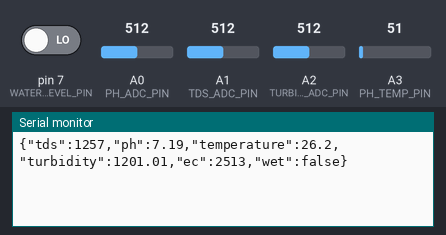
Recording of a sketch running on a simulated Arduino Pro Mini, built with avr-gcc and run on an emulated ATmega328P. Parts: the last lines printed to the serial monitor. The inputs (shaded band) are chosen by the test bench; at power-on: pin 7 (WATER_LEVEL_PIN) LOW, A1 (TDS_ADC_PIN) = 512, A2 (TURBIDITY_ADC_PIN) = 512, A0 (PH_ADC_PIN) = 512, A3 (PH_TEMP_PIN) = 51. Random numbers use the default seed unless the sketch sets one.

Above: at 1.5 s.
1.6 s: pin 7 (WATER_LEVEL_PIN) driven HIGH
At 2.2 s:
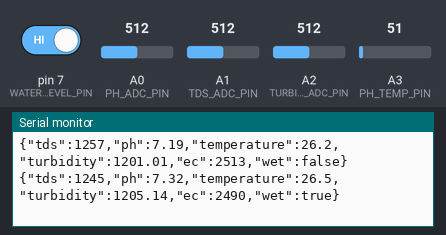
3.8 s: A1 (TDS_ADC_PIN) set to 716
At 4.3 s:
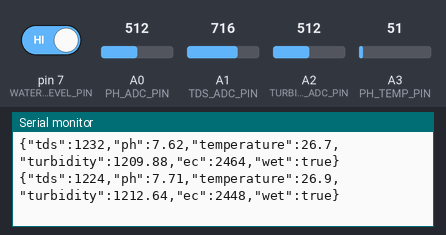
5.3 s: A2 (TURBIDITY_ADC_PIN) set to 716
At 5.3 s:
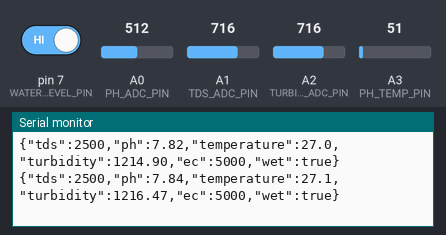
6.8 s: A1 (TDS_ADC_PIN) set to 992
At 7.8 s:
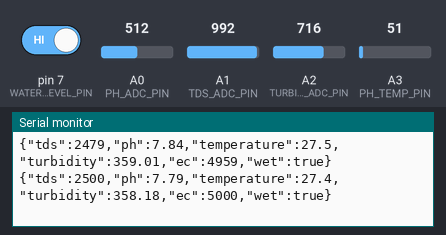
8.3 s: A2 (TURBIDITY_ADC_PIN) set to 992
At 9.2 s:
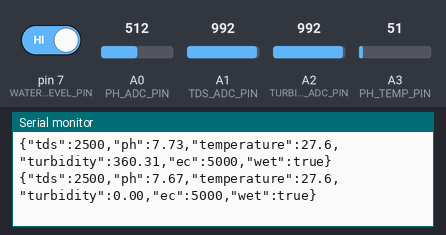
9.8 s: pin 7 (WATER_LEVEL_PIN) driven LOW
At 10.6 s:
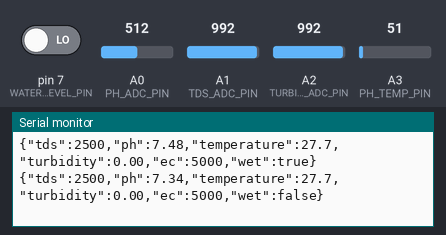
Timing chart, 0 to 12.3 s (numbered marks = the images above; inputs shaded):
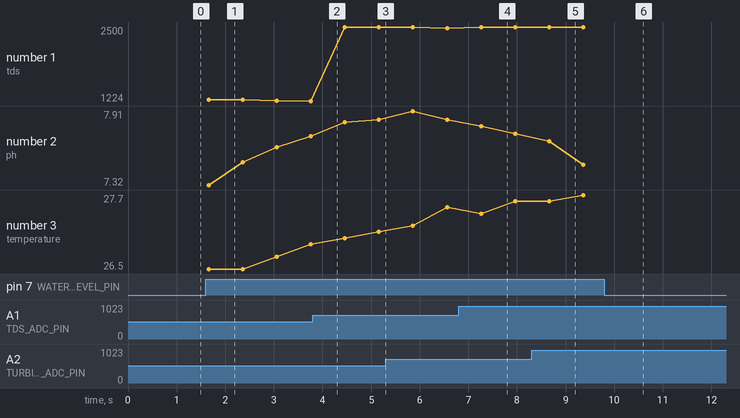

Measured:
- after the input at 1.6 s, the serial monitor: prints a new line after 0.06 s (image 1)
- after the input at 6.8 s, the serial monitor: prints a new line after 0.46 s (image 4)
- after the input at 8.3 s, the serial monitor: prints a new line after 0.36 s (image 5)
- after the input at 9.8 s, the serial monitor: prints a new line after 0.26 s (image 6)
- plotted number 1: 1224 → 2500 after the input at 3.8 s

The sketch:

cup_promini.ino
```cpp
/*
 * SDG6 AquaCheck · 水杯端 传感采集固件 (Arduino Pro Mini)
 * ────────────────────────────────────────────────────────────
 * 背景：ESP32 的模拟输入口损坏，改由 Arduino Pro Mini 负责模拟采集。
 * 分工：
 *   Pro Mini  ->  读取 3 路模拟水质传感器 + 水位检测，计算指标，
 *                 通过 UART(TX/RX) 将 JSON 文本发送给 ESP32。
 *   ESP32     ->  从 UART 接收 JSON，原样通过 BLE Notify 上传。
 *
 * 数据格式（与原固件完全一致）：
 *   {"tds":320,"ph":7.20,"temperature":25.0,"turbidity":1.30,"ec":640,"wet":true}
 *   每帧以 '\n' 结尾，便于 ESP32 按行解析。
 *
 * 接线（Pro Mini <-> ESP32-S3，ESP32 端为独立 UART1，用普通 GPIO）：
 *   Pro Mini TX(D1) -> ESP32-S3 GPIO18（UART1 RX）
 *   Pro Mini RX(D0) -> ESP32-S3 GPIO17（UART1 TX，本固件不接收，可留空）
 *   注意共地 GND。
 *   Pro Mini 为 5V 逻辑，其 TX(5V) 打 ESP32 3.3V 的 GPIO18，建议加分压/电平转换。
 *   （不要用板子丝印 RX/TX=GPIO41/42，那两脚被 USB-Serial/UART0 log 占用，收不到数据。）

 *   ESP32-S3 用独立 UART1，烧录 ESP32(走 USB) 与本链路互不冲突，无需断线。


 *
 * 传感器接线（Pro Mini 模拟输入，5V 供电，10-bit ADC 0~1023）：
 *   PH4502C  Po(pH)   -> A0
 *   PH4502C  To        -> A3  （温度补偿输入，需外接 DS18B20 才有意义；
 *                              未接时温度固定按 25℃ 处理，见 readTemperatureC）
 *   TDS/EC   AO       -> A1

 *   Turbidity AO      -> A2
 *   水位检测          -> D7，入水导通到 VCC 时 wet=true
 *
 * 电压说明：Pro Mini(5V) ADC 参考电压为 5.0V，量程 0~1023。
 *   传感器 5V 供电时 AO 直接接 ADC 即可（无需分压）。
 *
 * 依赖库：无（pH 直接用引脚电压换算，不再依赖 PH4502C 库）。
 *
 * 调试数据（用于重新设计曲线参数，输出原始 ADC / 电压 / 中间量）：
 *   直接从同一个硬件 UART / USB 口输出，用 Arduino 串口监视器(115200)即可看到。
 *   为了不破坏 ESP32 的按行 JSON 解析，调试行统一以 '#' 开头——ESP32 端只解析
 *   以 '{' 开头的行，'#' 开头的行会被忽略，因此调试与 JSON 可共用一条链路。
 *   量产时把 DEBUG_ENABLED 置 false 关闭即可。
 */

#include <Arduino.h>
#include "Metrics.h"

// ─────────────────────────────


// 调试输出（复用硬件 UART / USB；以 '#' 前缀避免干扰 ESP32 的 JSON 解析）
// ─────────────────────────────
// true：把原始调试量(ph_adc/ph_v/...) 一并塞进同一条 JSON，随 BLE 上传到网页显示。
// false：只发标准 6 字段，体积最小。
#define DEBUG_ENABLED false


// ─────────────────────────────
// Pro Mini ADC 引脚
// ─────────────────────────────
const int PH_ADC_PIN = A0;         // PH4502C Po
const int PH_TEMP_PIN = A3;        // PH4502C To（温度补偿输入，未接探头时不使用）

const int TDS_ADC_PIN = A1;
const int TURBIDITY_ADC_PIN = A2;
const int WATER_LEVEL_PIN = 7;


// Pro Mini ADC：10-bit，量程 0~1023，参考电压 5.0V
const float ADC_REF_VOLTAGE = 5.0;
const float ADC_MAX_VALUE = 1023.0;
const int ADC_SAMPLE_COUNT = 21;   // 奇数，中值滤波
const int ADC_SAMPLE_DELAY_MS = 4;

// 分压还原系数：sensor_output_voltage = adc_pin_voltage * DIVIDER_RATIO
const float TDS_DIVIDER_RATIO = 1.0;
const float TURBIDITY_DIVIDER_RATIO = 1.0;

// PH4502C 温度读取失败或超范围时的兜底补偿温度
const float DEFAULT_TEMPERATURE_C = 25.0;

// ─────────────────────────────
// pH 曲线（直接用引脚电压换算，不用库的换算公式）
// ─────────────────────────────
// 模型：pH = PH_NEUTRAL - (voltage - PH_NEUTRAL_VOLTAGE) / PH_VOLTS_PER_PH
//   - PH_NEUTRAL_VOLTAGE：pH=7.0 时 A0 引脚测得的电压（单点校准，用中性缓冲液标定）
//   - PH_VOLTS_PER_PH    ：每变化 1 个 pH 单位对应的电压变化（斜率，需双点标定）
//
// 现场标定：
//   1) 泡 pH=7.00 缓冲液，读串口 ph_v，填入 PH_NEUTRAL_VOLTAGE。
//   2) 泡 pH=4.00 缓冲液，读 ph_v = V4，则 PH_VOLTS_PER_PH = (V4 - PH_NEUTRAL_VOLTAGE)/(7.00-4.00)。
//      （PH4502C 输出随 pH 升高而降低，V4 通常 > 中性电压，算出为正值）
//
// 下列初值由用户实测反推：pH≈7.3 时 ph_v≈2.24V；斜率取 PH4502C 典型 ~0.18V/pH。
const float PH_NEUTRAL = 7.0;
const float PH_NEUTRAL_VOLTAGE = 2.294;   // pH=7.0 对应电压（占位，请用缓冲液校准）
const float PH_VOLTS_PER_PH = 0.18;       // V/pH，符号为正（占位，请双点校准）


// 浊度标定：来自 firmware/参考程序/tbd/tbd.ino
const float TURBIDITY_K_VALUE = 3347.19;

// TDS/EC：TDS ppm ≈ EC(µS/cm) * 0.5
const float TDS_FACTOR = 0.5;

const uint32_t SAMPLE_INTERVAL_MS = 700;
uint32_t lastSample = 0;

float clampFloat(float value, float minValue, float maxValue) {
  if (value < minValue) return minValue;
  if (value > maxValue) return maxValue;
  return value;
}

// 由引脚电压换算 pH（PH4502C 输出随 pH 升高而降低）
float calcPh(float voltage) {

  float ph = PH_NEUTRAL - (voltage - PH_NEUTRAL_VOLTAGE) / PH_VOLTS_PER_PH;
  return ph;
}

// ── 假数据生成 ──
// pH 在 7 附近 ±1 缓慢摇摆，温度在 26 附近 ±2 晃动。
// 用两个不同周期的正弦叠加随机抖动，看起来自然。
float fakePh() {
  float t = millis() / 1000.0;
  float wave = sin(t * 0.30) * 0.7 + sin(t * 0.11) * 0.3;   // 主摆幅约 ±1
  float jitter = (random(-100, 101) / 100.0) * 0.05;        // 细小抖动
  return clampFloat(7.0 + wave + jitter, 6.0, 8.0);
}

float fakeTemperature() {
  float t = millis() / 1000.0;
  float wave = sin(t * 0.17) * 1.4 + sin(t * 0.05) * 0.6;   // 主摆幅约 ±2
  float jitter = (random(-100, 101) / 100.0) * 0.1;
  return clampFloat(26.0 + wave + jitter, 24.0, 28.0);
}


int readMedianAdc(int pin) {


  int values[ADC_SAMPLE_COUNT];

  for (int i = 0; i < ADC_SAMPLE_COUNT; i++) {
    values[i] = analogRead(pin);
    delay(ADC_SAMPLE_DELAY_MS);
  }

  for (int j = 0; j < ADC_SAMPLE_COUNT - 1; j++) {
    for (int i = 0; i < ADC_SAMPLE_COUNT - j - 1; i++) {
      if (values[i] > values[i + 1]) {
        int tmp = values[i];
        values[i] = values[i + 1];
        values[i + 1] = tmp;
      }
    }
  }

  return values[ADC_SAMPLE_COUNT / 2];
}

// 温度（用于 EC / 浊度的温度补偿）。

//
// 说明：PH4502C 模块的 "To" 引脚并不是板载温度传感器输出，而是一个用于外接
// 温度探头（如 DS18B20）的补偿输入接口；库里的 read_temp() 只是返回该引脚的
// 原始 ADC 值，并不能直接换算成温度。悬空/未接探头时读数无意义。
// 因此这里与原固件保持一致，使用固定补偿温度 25℃。
// 若后续外接 DS18B20，改用 DallasTemperature 库读取真实温度替换本函数即可。
float readTemperatureC() {
  return DEFAULT_TEMPERATURE_C;
}


float calcEc(float voltage, float temperatureC) {

  float compensationCoefficient = 1.0 + 0.02 * (temperatureC - 25.0);
  float compensationVoltage = voltage / compensationCoefficient;

  float ec = 133.42 * compensationVoltage * compensationVoltage * compensationVoltage
           - 255.86 * compensationVoltage * compensationVoltage
           + 857.39 * compensationVoltage;

  return clampFloat(ec, 0.0, 5000.0);
}

float calcTurbidity(float voltage, float temperatureC) {
  float calibratedVoltage = -0.0192 * (temperatureC - 25.0) + voltage;
  float ntu = -865.68 * calibratedVoltage + TURBIDITY_K_VALUE;
  return clampFloat(ntu, 0.0, 3000.0);
}

Metrics readSensors() {
  Metrics m;

  // 温度：使用假数据（26 ±2 晃动）。真实探头接入后改回 readTemperatureC()。
  float temperatureC = fakeTemperature();

  // ── pH ──：使用假数据（7 ±1 摇摆）。真实传感器修好后改回 calcPh(phVoltage)。
  int   phAdcRaw   = readMedianAdc(PH_ADC_PIN);   // 仍采集原始 ADC 供调试
  float phVoltage  = phAdcRaw * ADC_REF_VOLTAGE / ADC_MAX_VALUE;
  float phRawLevel = fakePh();


  // ── TDS/EC ──
  int   tdsAdcRaw  = readMedianAdc(TDS_ADC_PIN);
  float tdsVoltage = (tdsAdcRaw * ADC_REF_VOLTAGE / ADC_MAX_VALUE) * TDS_DIVIDER_RATIO;

  // ── 浊度 ──
  int   turbidityAdcRaw  = readMedianAdc(TURBIDITY_ADC_PIN);
  float turbidityVoltage = (turbidityAdcRaw * ADC_REF_VOLTAGE / ADC_MAX_VALUE) * TURBIDITY_DIVIDER_RATIO;

  // ── 温度引脚原始 ADC（诊断用）──
  int tempAdcRaw = analogRead(PH_TEMP_PIN);

  m.temperature = temperatureC;
  m.ph = clampFloat(phRawLevel, 0.0, 14.0);
  m.ec = calcEc(tdsVoltage, temperatureC);

  m.tds = clampFloat(m.ec * TDS_FACTOR, 0.0, 3000.0);
  m.turbidity = calcTurbidity(turbidityVoltage, temperatureC);
  m.wet = (digitalRead(WATER_LEVEL_PIN) == HIGH);

  // 保存调试原始数据
  m.phAdcRaw = phAdcRaw;
  m.phVoltage = phVoltage;
  m.phRawLevel = phRawLevel;
  m.tdsAdcRaw = tdsAdcRaw;
  m.tdsVoltage = tdsVoltage;
  m.turbidityAdcRaw = turbidityAdcRaw;
  m.turbidityVoltage = turbidityVoltage;
  m.tempAdcRaw = tempAdcRaw;

  return m;
}

// 打印一帧全部原始数据，供离线重新拟合曲线参数。
// 复用硬件 Serial（USB 串口监视器可直接看到）；整行以 '#' 开头，
// ESP32 端只解析 '{' 开头的 JSON 行，'#' 行会被忽略，因此不影响上传。
void printDebug(const Metrics& m) {
  if (!DEBUG_ENABLED) return;

  Serial.print(F("# t="));           Serial.print(millis());
  Serial.print(F(" | ph_adc="));     Serial.print(m.phAdcRaw);
  Serial.print(F(" ph_v="));         Serial.print(m.phVoltage, 3);
  Serial.print(F(" ph_raw="));       Serial.print(m.phRawLevel, 2);
  Serial.print(F(" ph="));           Serial.print(m.ph, 2);
  Serial.print(F(" || tds_adc="));   Serial.print(m.tdsAdcRaw);
  Serial.print(F(" tds_v="));        Serial.print(m.tdsVoltage, 3);
  Serial.print(F(" ec="));           Serial.print(m.ec, 0);
  Serial.print(F(" tds="));          Serial.print(m.tds, 0);
  Serial.print(F(" || tb_adc="));    Serial.print(m.turbidityAdcRaw);
  Serial.print(F(" tb_v="));         Serial.print(m.turbidityVoltage, 3);
  Serial.print(F(" tb="));           Serial.print(m.turbidity, 2);
  Serial.print(F(" || temp_adc="));  Serial.print(m.tempAdcRaw);
  Serial.print(F(" temp="));         Serial.print(m.temperature, 1);
  Serial.print(F(" wet="));          Serial.print(m.wet ? 1 : 0);
  Serial.println();
}


void sendMetrics(const Metrics& m) {
  // 标准 6 字段（与原 BLE 载荷完全一致，数据格式不变）
  Serial.print("{\"tds\":");
  Serial.print(m.tds, 0);
  Serial.print(",\"ph\":");
  Serial.print(m.ph, 2);
  Serial.print(",\"temperature\":");
  Serial.print(m.temperature, 1);
  Serial.print(",\"turbidity\":");
  Serial.print(m.turbidity, 2);
  Serial.print(",\"ec\":");
  Serial.print(m.ec, 0);
  Serial.print(",\"wet\":");
  Serial.print(m.wet ? "true" : "false");

  // DEBUG_ENABLED 时把原始调试量追加进同一条 JSON。
  // 前端 Metrics 类型带 [k:string] 索引签名，多余字段会被 JSON.parse 原样保留，
  // 因此这些调试字段会随 BLE 上传，可在网页端读取显示，且不破坏标准 6 字段。
  if (DEBUG_ENABLED) {
    Serial.print(",\"ph_adc\":");   Serial.print(m.phAdcRaw);
    Serial.print(",\"ph_v\":");     Serial.print(m.phVoltage, 3);
    Serial.print(",\"tds_adc\":");  Serial.print(m.tdsAdcRaw);
    Serial.print(",\"tds_v\":");    Serial.print(m.tdsVoltage, 3);
    Serial.print(",\"tb_adc\":");   Serial.print(m.turbidityAdcRaw);
    Serial.print(",\"tb_v\":");     Serial.print(m.turbidityVoltage, 3);
    Serial.print(",\"temp_adc\":"); Serial.print(m.tempAdcRaw);
  }

  Serial.print("}");
  Serial.print('\n');
}


void setup() {
  // 硬件 UART：TX(D1)/RX(D0) 直连 ESP32；115200 与 ESP32 端一致
  Serial.begin(115200);

  // 调试表头（复用同一硬件 Serial，'#' 开头，不影响 ESP32 的 JSON 解析）
  if (DEBUG_ENABLED) {
    Serial.println(F("# cup_promini debug: raw sensor telemetry"));
    Serial.println(F("# columns: t | ph_adc ph_v ph_raw ph | tds_adc tds_v ec tds | tb_adc tb_v tb | temp_adc temp wet"));
  }


  pinMode(PH_ADC_PIN, INPUT);
  pinMode(PH_TEMP_PIN, INPUT);
  pinMode(TDS_ADC_PIN, INPUT);

  pinMode(TURBIDITY_ADC_PIN, INPUT);
  pinMode(WATER_LEVEL_PIN, INPUT);
}


void loop() {
  if (millis() - lastSample >= SAMPLE_INTERVAL_MS) {
    lastSample = millis();
    Metrics m = readSensors();
    sendMetrics(m);   // 发给 ESP32 的 JSON 帧（'{' 开头）
    printDebug(m);    // 原始调试数据（'#' 开头，ESP32 忽略，仅供 USB 监视器）

  }

}
```

Metrics.h
```cpp
/*
 * Metrics.h — 水杯端一帧传感数据结构
 * ────────────────────────────────────────────────
 * 单独放进头文件，确保该类型在 .ino 自动生成的函数原型之前完成声明，
 * 避免出现 "'Metrics' does not name a type" 的编译顺序问题。
 */
#ifndef CUP_PROMINI_METRICS_H
#define CUP_PROMINI_METRICS_H

struct Metrics {
  float tds;
  float ph;
  float temperature;
  float turbidity;
  float ec;
  bool wet;

  // ── 调试原始数据（用于重新拟合曲线，不进入 JSON 帧）──
  int   phAdcRaw;         // pH 引脚中值 ADC (0~1023)
  float phVoltage;        // pH 引脚电压 (V)
  float phRawLevel;       // 库输出的未裁剪 pH

  int   tdsAdcRaw;        // TDS/EC 引脚中值 ADC
  float tdsVoltage;       // TDS/EC 传感器输出电压 (V)

  int   turbidityAdcRaw;  // 浊度引脚中值 ADC
  float turbidityVoltage; // 浊度传感器输出电压 (V)

  int   tempAdcRaw;       // PH4502C To 引脚原始 ADC（诊断用）
};

#endif  // CUP_PROMINI_METRICS_H
```
